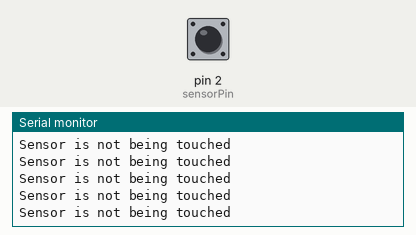
Recording of a sketch running on a simulated Arduino Uno, built with avr-gcc and run on an emulated ATmega328P. Shown: the last lines printed to the serial monitor. Inputs (shaded band) come from the test bench; at power-on: pin 2 (sensorPin) LOW.

Above: at 1.2 s.
1.3 s: pin 2 (sensorPin) driven HIGH
At 2.1 s:
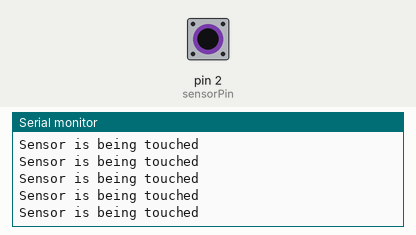
3.2 s: pin 2 (sensorPin) driven LOW
At 4.3 s:
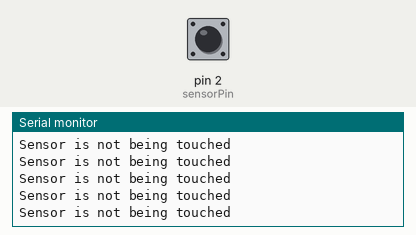
6.2 s: pin 2 (sensorPin) driven HIGH
At 7.3 s:
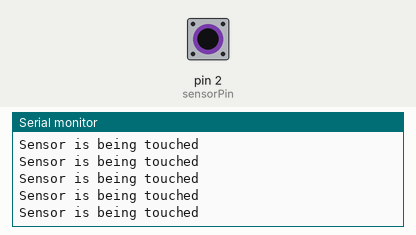
9.2 s: pin 2 (sensorPin) driven LOW
At 9.8 s:
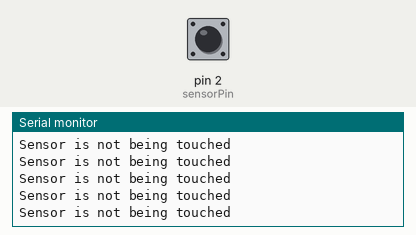
12.2 s: pin 2 (sensorPin) driven HIGH
At 12.8 s:
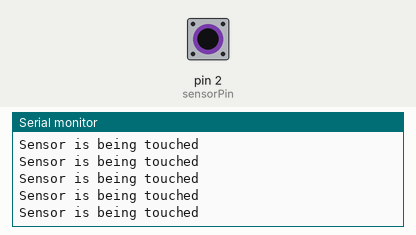

Measured:
- after the input at 1.3 s, the serial monitor: prints a new line after 0.07 s (image 1)

The sketch:

EB_MomentaryTouchSensor.ino
```cpp
/*
  EB - Momentary Touch Sensor demo code

  Detect the state of a Touch Sensor and display the information on Serial Monitor
  When the sensor is touched, the instruction LED on the board will turn on.
  When takes the finger off the sensor, the light will turn off.

  http://makerstudio.cc
*/

// constants won't change. They're used here to
// set pin numbers:
const int sensorPin = 2;     // Touch the sensor on the top side or the bottom side

int sensorState = LOW;
void setup() {
  // initialize the sensor pin as an input:
  pinMode(sensorPin, INPUT);
  Serial.begin(9600);
}
void loop(){
  // read the state of the sensor value:
  sensorState = digitalRead(sensorPin);

  if(sensorState == HIGH){
		Serial.println("Sensor is being touched ");
	}else{
		Serial.println("Sensor is not being touched ");
	}
}
```
